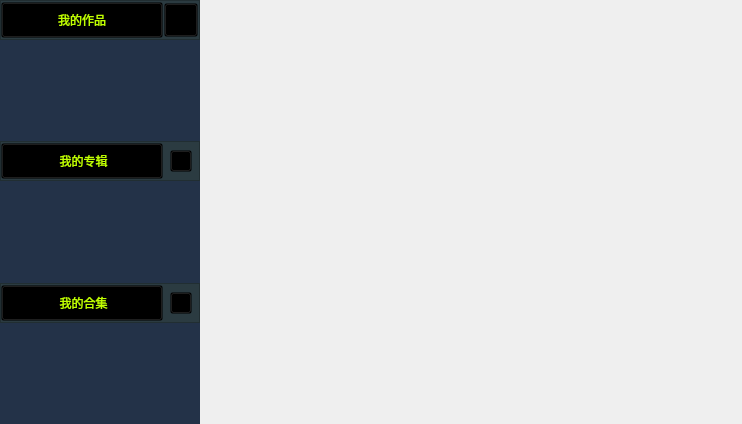
<?xml version="1.0" encoding="UTF-8"?>
<ui version="4.0">
 <class>DoneWorks</class>
 <widget class="QWidget" name="DoneWorks">
  <property name="geometry">
   <rect>
    <x>0</x>
    <y>0</y>
    <width>742</width>
    <height>424</height>
   </rect>
  </property>
  <property name="windowTitle">
   <string>Form</string>
  </property>
  <layout class="QVBoxLayout" name="verticalLayout">
   <property name="spacing">
    <number>0</number>
   </property>
   <property name="leftMargin">
    <number>0</number>
   </property>
   <property name="topMargin">
    <number>0</number>
   </property>
   <property name="rightMargin">
    <number>0</number>
   </property>
   <property name="bottomMargin">
    <number>0</number>
   </property>
   <item>
    <layout class="QHBoxLayout" name="horizontalLayout_21">
     <property name="spacing">
      <number>5</number>
     </property>
     <item>
      <widget class="QWidget" name="widget_leftlist" native="true">
       <property name="minimumSize">
        <size>
         <width>200</width>
         <height>0</height>
        </size>
       </property>
       <property name="maximumSize">
        <size>
         <width>200</width>
         <height>16777215</height>
        </size>
       </property>
       <property name="styleSheet">
        <string notr="true">#widget_leftlist
{
background-color:#233248;
}</string>
       </property>
       <layout class="QVBoxLayout" name="verticalLayout_32">
        <property name="spacing">
         <number>0</number>
        </property>
        <property name="leftMargin">
         <number>0</number>
        </property>
        <property name="topMargin">
         <number>0</number>
        </property>
        <property name="rightMargin">
         <number>0</number>
        </property>
        <property name="bottomMargin">
         <number>0</number>
        </property>
        <item>
         <layout class="QVBoxLayout" name="verticalLayout_31">
          <property name="spacing">
           <number>0</number>
          </property>
          <item>
           <widget class="QFrame" name="frame_tworklist">
            <property name="minimumSize">
             <size>
              <width>0</width>
              <height>40</height>
             </size>
            </property>
            <property name="maximumSize">
             <size>
              <width>16777215</width>
              <height>40</height>
             </size>
            </property>
            <property name="styleSheet">
             <string notr="true">#frame_tworklist
{
background-color: rgb(43, 59, 65);
}

#frame_tworklist:hover
{
background-color: #253c56;
}</string>
            </property>
            <property name="frameShape">
             <enum>QFrame::StyledPanel</enum>
            </property>
            <property name="frameShadow">
             <enum>QFrame::Raised</enum>
            </property>
            <layout class="QHBoxLayout" name="horizontalLayout_2">
             <property name="spacing">
              <number>0</number>
             </property>
             <property name="leftMargin">
              <number>0</number>
             </property>
             <property name="topMargin">
              <number>0</number>
             </property>
             <property name="rightMargin">
              <number>0</number>
             </property>
             <property name="bottomMargin">
              <number>0</number>
             </property>
             <item>
              <widget class="QPushButton" name="pushButton_doneworks">
               <property name="minimumSize">
                <size>
                 <width>0</width>
                 <height>36</height>
                </size>
               </property>
               <property name="maximumSize">
                <size>
                 <width>200</width>
                 <height>36</height>
                </size>
               </property>
               <property name="styleSheet">
                <string notr="true">QPushButton
{
color: #c0ff02;
text-align: center;
font: 800 18px &quot;微软雅黑&quot;;
background-color: transparent;
}

QPushButton:checked
{
color: red;
}


</string>
               </property>
               <property name="text">
                <string>我的作品</string>
               </property>
              </widget>
             </item>
             <item>
              <widget class="QPushButton" name="pushButton_menu_work">
               <property name="minimumSize">
                <size>
                 <width>36</width>
                 <height>36</height>
                </size>
               </property>
               <property name="maximumSize">
                <size>
                 <width>36</width>
                 <height>36</height>
                </size>
               </property>
               <property name="styleSheet">
                <string notr="true">QPushButton
{
margin: 1px;
/*border-image: url(:/images/icon/addTab.png);*/
color: #fc011a;
text-align: center;
font: 400 15px &quot;微软雅黑&quot;;
background-color: transparent;
}

QPushButton:hover
{
color: white;
/*border-image: url(:/images/icon/addTab_white.png);*/
background-color: transparent;
}</string>
               </property>
               <property name="text">
                <string/>
               </property>
              </widget>
             </item>
            </layout>
           </widget>
          </item>
          <item>
           <widget class="QListWidget" name="listWidget_producelist">
            <property name="maximumSize">
             <size>
              <width>200</width>
              <height>16777215</height>
             </size>
            </property>
            <property name="styleSheet">
             <string notr="true">QListWidget
{
border: none;
font: 400 15px &quot;微软雅黑&quot;;
background-color: transparent;
}

QListWidget::item
{
margin: 1px 0px;
border-radius: 6px;
color: transparent;
min-height:36px;
background-color: transparent;
}

QListWidget::item:hover,QListWidget::item:selected
{
color: transparent;
background-color: #253c56;
/*background-color: #d4237a;*/
}</string>
            </property>
           </widget>
          </item>
          <item>
           <widget class="QFrame" name="frame_album">
            <property name="minimumSize">
             <size>
              <width>0</width>
              <height>40</height>
             </size>
            </property>
            <property name="maximumSize">
             <size>
              <width>16777215</width>
              <height>40</height>
             </size>
            </property>
            <property name="styleSheet">
             <string notr="true">#frame_album
{
background-color: rgb(43, 59, 65);
}

#frame_album:hover
{
background-color: #253c56;
}</string>
            </property>
            <property name="frameShape">
             <enum>QFrame::StyledPanel</enum>
            </property>
            <property name="frameShadow">
             <enum>QFrame::Raised</enum>
            </property>
            <layout class="QHBoxLayout" name="horizontalLayout_4">
             <property name="spacing">
              <number>0</number>
             </property>
             <property name="leftMargin">
              <number>0</number>
             </property>
             <property name="topMargin">
              <number>0</number>
             </property>
             <property name="rightMargin">
              <number>0</number>
             </property>
             <property name="bottomMargin">
              <number>0</number>
             </property>
             <item>
              <widget class="QPushButton" name="pushButton_album">
               <property name="minimumSize">
                <size>
                 <width>0</width>
                 <height>36</height>
                </size>
               </property>
               <property name="maximumSize">
                <size>
                 <width>200</width>
                 <height>36</height>
                </size>
               </property>
               <property name="styleSheet">
                <string notr="true">QPushButton
{
color: #c0ff02;
text-align: center;
font: 800 18px &quot;微软雅黑&quot;;
background-color: transparent;
}

QPushButton:checked
{
color: red;
}


</string>
               </property>
               <property name="text">
                <string> 我的专辑</string>
               </property>
              </widget>
             </item>
             <item>
              <widget class="QPushButton" name="pushButton_menu_album">
               <property name="minimumSize">
                <size>
                 <width>36</width>
                 <height>36</height>
                </size>
               </property>
               <property name="maximumSize">
                <size>
                 <width>36</width>
                 <height>36</height>
                </size>
               </property>
               <property name="styleSheet">
                <string notr="true">QPushButton
{
margin: 7px;
border-image: url(:/images/creator/group_add.png);
background-color: transparent;
}

QPushButton:hover
{
border-image: url(:/images/creator/group_addhover.png);
}</string>
               </property>
               <property name="text">
                <string/>
               </property>
              </widget>
             </item>
            </layout>
           </widget>
          </item>
          <item>
           <widget class="QListWidget" name="listWidget_albums">
            <property name="maximumSize">
             <size>
              <width>200</width>
              <height>16777215</height>
             </size>
            </property>
            <property name="styleSheet">
             <string notr="true">QListWidget
{
border: none;
font: 400 15px &quot;微软雅黑&quot;;
background-color: transparent;
}

QListWidget::item
{
color: transparent;
min-height:36px;
margin-left: 0px;
margin-top: 5px;
margin-bottom: 5px;
border-radius: 4px;
background-color: #24243c;
}

QListWidget::item:selected
{
color:transparent;
background-color: transparent;
}

QListWidget::item:hover
{
color:transparent;
background-color: transparent;
}</string>
            </property>
           </widget>
          </item>
          <item>
           <widget class="QFrame" name="frame_thejisort">
            <property name="minimumSize">
             <size>
              <width>0</width>
              <height>40</height>
             </size>
            </property>
            <property name="maximumSize">
             <size>
              <width>16777215</width>
              <height>40</height>
             </size>
            </property>
            <property name="styleSheet">
             <string notr="true">#frame_thejisort
{
background-color: rgb(43, 59, 65);
}

#frame_thejisort:hover
{
background-color: #253c56;
}</string>
            </property>
            <property name="frameShape">
             <enum>QFrame::StyledPanel</enum>
            </property>
            <property name="frameShadow">
             <enum>QFrame::Raised</enum>
            </property>
            <layout class="QHBoxLayout" name="horizontalLayout_3">
             <property name="spacing">
              <number>0</number>
             </property>
             <property name="leftMargin">
              <number>0</number>
             </property>
             <property name="topMargin">
              <number>0</number>
             </property>
             <property name="rightMargin">
              <number>0</number>
             </property>
             <property name="bottomMargin">
              <number>0</number>
             </property>
             <item>
              <widget class="QPushButton" name="pushButton_donegroup">
               <property name="minimumSize">
                <size>
                 <width>0</width>
                 <height>36</height>
                </size>
               </property>
               <property name="maximumSize">
                <size>
                 <width>200</width>
                 <height>36</height>
                </size>
               </property>
               <property name="styleSheet">
                <string notr="true">QPushButton
{
color: #c0ff02;
text-align: center;
font: 800 18px &quot;微软雅黑&quot;;
background-color: transparent;
}

QPushButton:checked
{
color: red;
}


</string>
               </property>
               <property name="text">
                <string> 我的合集</string>
               </property>
              </widget>
             </item>
             <item>
              <widget class="QPushButton" name="pushButton_menu_hehi">
               <property name="minimumSize">
                <size>
                 <width>36</width>
                 <height>36</height>
                </size>
               </property>
               <property name="maximumSize">
                <size>
                 <width>36</width>
                 <height>36</height>
                </size>
               </property>
               <property name="styleSheet">
                <string notr="true">QPushButton
{
margin: 7px;
border-image: url(:/images/creator/group_add.png);
background-color: transparent;
}

QPushButton:hover
{
border-image: url(:/images/creator/group_addhover.png);
}</string>
               </property>
               <property name="text">
                <string/>
               </property>
              </widget>
             </item>
            </layout>
           </widget>
          </item>
          <item>
           <widget class="QListWidget" name="listWidget_groups">
            <property name="maximumSize">
             <size>
              <width>200</width>
              <height>16777215</height>
             </size>
            </property>
            <property name="styleSheet">
             <string notr="true">QListWidget
{
border: none;
font: 400 15px &quot;微软雅黑&quot;;
background-color: transparent;
}

QListWidget::item
{
color: transparent;
min-height:36px;
margin-left: 0px;
margin-top: 5px;
margin-bottom: 5px;
border-radius: 4px;
background-color: #24243c;
}

QListWidget::item:selected
{
color:transparent;
background-color: transparent;
}

QListWidget::item:hover
{
color:transparent;
background-color: transparent;
}</string>
            </property>
           </widget>
          </item>
         </layout>
        </item>
       </layout>
      </widget>
     </item>
     <item>
      <widget class="QStackedWidget" name="stackedWidget_produce">
       <property name="styleSheet">
        <string notr="true">QListWidget
{
border-radius: 0px;
/*border: 2px dashed gray;*/
font: 400 16px &quot;微软雅黑&quot;;
background-color: transparent;
}

QListWidget::item
{
color:transparent;
padding: 2px 2px;
border-radius: 4px;
background-color: #24243c;
}

QListWidget::item:selected
{
color:transparent;
background-color:qlineargradient(spread:pad,x1:0,y1:0,x2:1,y2:1,stop:0 #ba87b6, stop:1  #22024c);
}

QListWidget::item:hover
{
color:transparent;
border: 1px solid #e00404;
background-color:qlineargradient(spread:pad,x1:0,y1:0,x2:1,y2:1,stop:0 #ba87b6, stop:1  #22024c);
}</string>
       </property>
       <property name="currentIndex">
        <number>2</number>
       </property>
       <widget class="QWidget" name="page_movies">
        <layout class="QVBoxLayout" name="verticalLayout_34">
         <property name="spacing">
          <number>0</number>
         </property>
         <property name="leftMargin">
          <number>0</number>
         </property>
         <property name="topMargin">
          <number>0</number>
         </property>
         <property name="rightMargin">
          <number>0</number>
         </property>
         <property name="bottomMargin">
          <number>0</number>
         </property>
         <item>
          <widget class="AutoListWidget" name="listWidget_workitems">
           <property name="styleSheet">
            <string notr="true"/>
           </property>
          </widget>
         </item>
        </layout>
       </widget>
       <widget class="QWidget" name="page_groups">
        <layout class="QVBoxLayout" name="verticalLayout_4">
         <property name="spacing">
          <number>0</number>
         </property>
         <property name="leftMargin">
          <number>0</number>
         </property>
         <property name="topMargin">
          <number>0</number>
         </property>
         <property name="rightMargin">
          <number>0</number>
         </property>
         <property name="bottomMargin">
          <number>0</number>
         </property>
         <item>
          <widget class="AutoListWidget" name="listWidget_medgroups">
           <property name="styleSheet">
            <string notr="true"/>
           </property>
          </widget>
         </item>
        </layout>
       </widget>
       <widget class="QWidget" name="page_album">
        <layout class="QVBoxLayout" name="verticalLayout_5">
         <property name="spacing">
          <number>0</number>
         </property>
         <property name="leftMargin">
          <number>0</number>
         </property>
         <property name="topMargin">
          <number>0</number>
         </property>
         <property name="rightMargin">
          <number>0</number>
         </property>
         <property name="bottomMargin">
          <number>0</number>
         </property>
         <item>
          <widget class="AutoListWidget" name="listWidget_albumitems"/>
         </item>
        </layout>
       </widget>
       <widget class="QWidget" name="page_blank">
        <layout class="QVBoxLayout" name="verticalLayout_2">
         <property name="spacing">
          <number>0</number>
         </property>
         <property name="leftMargin">
          <number>0</number>
         </property>
         <property name="topMargin">
          <number>0</number>
         </property>
         <property name="rightMargin">
          <number>0</number>
         </property>
         <property name="bottomMargin">
          <number>0</number>
         </property>
         <item>
          <widget class="QFrame" name="frame_blank">
           <property name="frameShape">
            <enum>QFrame::StyledPanel</enum>
           </property>
           <property name="frameShadow">
            <enum>QFrame::Raised</enum>
           </property>
           <layout class="QVBoxLayout" name="verticalLayout_3">
            <item>
             <spacer name="verticalSpacer">
              <property name="orientation">
               <enum>Qt::Vertical</enum>
              </property>
              <property name="sizeHint" stdset="0">
               <size>
                <width>20</width>
                <height>161</height>
               </size>
              </property>
             </spacer>
            </item>
            <item>
             <layout class="QHBoxLayout" name="horizontalLayout">
              <item>
               <spacer name="horizontalSpacer">
                <property name="orientation">
                 <enum>Qt::Horizontal</enum>
                </property>
                <property name="sizeHint" stdset="0">
                 <size>
                  <width>40</width>
                  <height>20</height>
                 </size>
                </property>
               </spacer>
              </item>
              <item>
               <widget class="QToolButton" name="toolButton_error">
                <property name="minimumSize">
                 <size>
                  <width>180</width>
                  <height>240</height>
                 </size>
                </property>
                <property name="maximumSize">
                 <size>
                  <width>180</width>
                  <height>240</height>
                 </size>
                </property>
                <property name="styleSheet">
                 <string notr="true">QToolButton
{
color: gray;
font: 400 18px &quot;微软雅黑&quot;;
border: none;
}</string>
                </property>
                <property name="text">
                 <string/>
                </property>
               </widget>
              </item>
              <item>
               <spacer name="horizontalSpacer_2">
                <property name="orientation">
                 <enum>Qt::Horizontal</enum>
                </property>
                <property name="sizeHint" stdset="0">
                 <size>
                  <width>40</width>
                  <height>20</height>
                 </size>
                </property>
               </spacer>
              </item>
             </layout>
            </item>
            <item>
             <spacer name="verticalSpacer_2">
              <property name="orientation">
               <enum>Qt::Vertical</enum>
              </property>
              <property name="sizeHint" stdset="0">
               <size>
                <width>20</width>
                <height>161</height>
               </size>
              </property>
             </spacer>
            </item>
           </layout>
          </widget>
         </item>
        </layout>
       </widget>
      </widget>
     </item>
    </layout>
   </item>
  </layout>
 </widget>
 <customwidgets>
  <customwidget>
   <class>AutoListWidget</class>
   <extends>QListWidget</extends>
   <header>customer/AutoListWidget.h</header>
  </customwidget>
 </customwidgets>
 <resources/>
 <connections/>
</ui>
